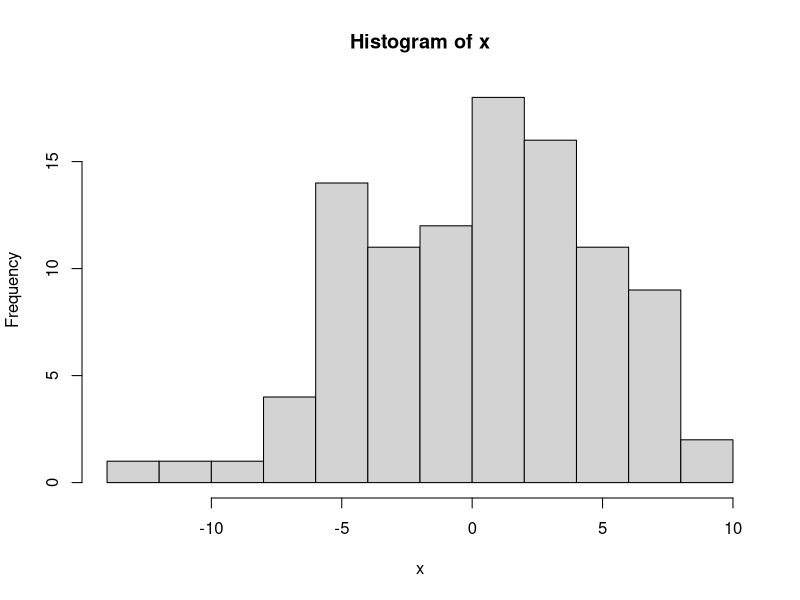

Write the R code that produced this figure.
#변수
y <- c(1,2,3,4,5)
#데이터의 타입 확인(연속형/범주형)
class(y)
# 연속형인가?
is.numeric(y)
# 데이터의 구조가 벡터인가?
is.vector(y)

#데이터구조 함수 패키지에 대한 설명
help('vector')
help('class')

#연속형 데이터 연산
2 + 100
500 - 30
3000 * 21
54/2
80^2

15%/%3
15%%3

# minimum & maximum
min(y)
max(y)

# average & sum
mean(y)
sum(y)

#제곱근/로그
sqrt(100)
log10(100)
exp(100)

# 삼각함수
sin(50)
cos(60)
tan(70)

# 평균이 0이고 표준편차 5인 100개의 random data 생성
x <- rnorm(100, 0, 5)
x

hist(x)
